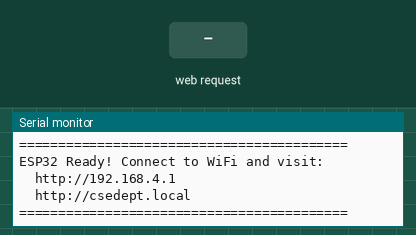
A sketch run on a simulated ESP32. Parts: the last lines printed to the serial monitor. Inputs (shaded band) come from the test bench. EEPROM starts erased.

Above: at 4.2 s.
4.3 s: HTTP request GET / received
At 5.3 s:
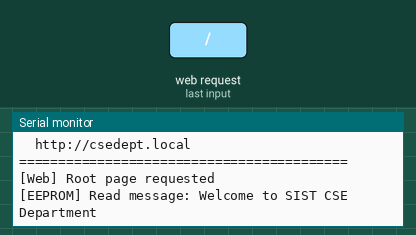
5.8 s: HTTP request GET /update received
At 7.3 s:
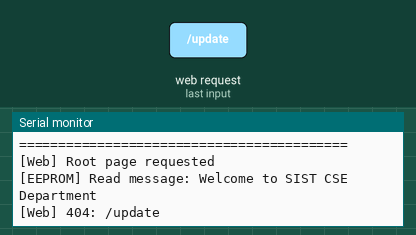

Measured:
- after the input at 4.3 s, the serial monitor: prints a new line at once (image 1)
- after the input at 5.8 s, the serial monitor: prints a new line at once (image 2)

The sketch:

P10_Display_ESP32.ino
```cpp
/*
 * ============================================================================
 * SCRATCH-FREE SCROLLING LED MESSAGE DISPLAY - ESP32 CODE
 * ============================================================================
 *
 * Project: Scrolling LED Message Display with P10 Panel
 * Author: N Poorna Prakash
 * Department: CSE (IoT & Automation)
 *
 * Description:
 *   This code runs on ESP32 and creates a WiFi Access Point with a web server.
 *   Users can connect to the WiFi and send messages through a web interface.
 *   Messages are sent to Arduino UNO via Serial communication.
 *
 * WiFi Credentials:
 *   SSID: SISTK_CSE_DISPLAY
 *   Password: 1001 000 000 101 01 10
 *   Web Access: http://192.168.4.1 or http://csedept.local
 *
 * Hardware Connections:
 *   ESP32 -> Arduino UNO:
 *   - GPIO17 (TX2) -> Arduino Pin 10
 *   - GND          -> Arduino GND
 *
 * ============================================================================
 */

#include <WiFi.h>
#include <WebServer.h>
#include <ESPmDNS.h>
#include <EEPROM.h>

// ============================================================================
// CONFIGURATION
// ============================================================================

// WiFi Access Point Credentials
const char* ap_ssid = "SISTK_CSE_DISPLAY";
const char* ap_password = "1001 000 000 101 01 10";

// mDNS hostname (access via http://csedept.local)
const char* mdns_hostname = "csedept";

// Static IP for Access Point
IPAddress local_ip(192, 168, 4, 1);
IPAddress gateway(192, 168, 4, 1);
IPAddress subnet(255, 255, 255, 0);

// Serial communication pins
#define SERIAL2_RX 16  // GPIO16 (not used, but defined)
#define SERIAL2_TX 17  // GPIO17 - Connect to Arduino Pin 10

// Web server port
WebServer server(80);

// Default message
const char* DEFAULT_MESSAGE = "Welcome to SIST CSE Department";

// ============================================================================
// HTML WEB INTERFACE
// ============================================================================

/**
 * Generate the HTML page for web interface
 * @param currentMessage - Currently displayed message
 * @return String - Complete HTML page
 */
String getHTMLPage(String currentMessage) {
  String html = R"rawliteral(
<!DOCTYPE html>
<html lang="en">
<head>
    <meta charset="UTF-8">
    <meta name="viewport" content="width=device-width, initial-scale=1.0, user-scalable=yes">
    <title>SIST CSE - LED Display Control</title>
    <style>
        * {
            margin: 0;
            padding: 0;
            box-sizing: border-box;
        }

        body {
            font-family: 'Segoe UI', Tahoma, Geneva, Verdana, sans-serif;
            background: linear-gradient(135deg, #667eea 0%, #764ba2 100%);
            min-height: 100vh;
            display: flex;
            justify-content: center;
            align-items: center;
            padding: 20px;
        }

        .container {
            background: white;
            border-radius: 20px;
            box-shadow: 0 20px 60px rgba(0,0,0,0.3);
            max-width: 500px;
            width: 100%;
            padding: 30px;
            animation: fadeIn 0.5s ease;
        }

        @keyframes fadeIn {
            from {
                opacity: 0;
                transform: translateY(-20px);
            }
            to {
                opacity: 1;
                transform: translateY(0);
            }
        }

        h1 {
            color: #333;
            text-align: center;
            margin-bottom: 5px;
            font-size: 24px;
        }

        .subtitle {
            text-align: center;
            color: #666;
            margin-bottom: 25px;
            font-size: 14px;
            border-bottom: 1px solid #eee;
            padding-bottom: 10px;
        }

        .current-message {
            background: linear-gradient(135deg, #667eea15 0%, #764ba215 100%);
            padding: 15px;
            border-radius: 12px;
            margin-bottom: 20px;
            border: 1px solid #667eea30;
        }

        .current-message label {
            font-weight: bold;
            color: #667eea;
            display: block;
            margin-bottom: 8px;
            font-size: 14px;
        }

        .current-message div {
            color: #333;
            font-size: 16px;
            word-break: break-word;
            font-family: monospace;
        }

        .message-input {
            margin-bottom: 20px;
        }

        .message-input label {
            display: block;
            margin-bottom: 8px;
            font-weight: bold;
            color: #555;
        }

        textarea {
            width: 100%;
            padding: 12px;
            border: 2px solid #e0e0e0;
            border-radius: 12px;
            font-size: 14px;
            font-family: monospace;
            resize: vertical;
            transition: all 0.3s;
        }

        textarea:focus {
            outline: none;
            border-color: #667eea;
            box-shadow: 0 0 0 3px rgba(102, 126, 234, 0.1);
        }

        button {
            width: 100%;
            padding: 14px;
            background: linear-gradient(135deg, #667eea 0%, #764ba2 100%);
            color: white;
            border: none;
            border-radius: 12px;
            font-size: 16px;
            font-weight: bold;
            cursor: pointer;
            transition: all 0.3s;
        }

        button:hover:not(:disabled) {
            transform: translateY(-2px);
            box-shadow: 0 5px 20px rgba(102, 126, 234, 0.4);
        }

        button:active:not(:disabled) {
            transform: translateY(0);
        }

        button:disabled {
            opacity: 0.6;
            cursor: not-allowed;
        }

        .status {
            margin-top: 20px;
            padding: 12px;
            border-radius: 12px;
            text-align: center;
            display: none;
            animation: slideIn 0.3s ease;
        }

        @keyframes slideIn {
            from {
                opacity: 0;
                transform: translateY(-10px);
            }
            to {
                opacity: 1;
                transform: translateY(0);
            }
        }

        .status.success {
            background: #d4edda;
            color: #155724;
            border: 1px solid #c3e6cb;
            display: block;
        }

        .status.error {
            background: #f8d7da;
            color: #721c24;
            border: 1px solid #f5c6cb;
            display: block;
        }

        .status.info {
            background: #d1ecf1;
            color: #0c5460;
            border: 1px solid #bee5eb;
            display: block;
        }

        .info-panel {
            margin-top: 20px;
            padding: 15px;
            background: #f8f9fa;
            border-radius: 12px;
            font-size: 12px;
        }

        .info-item {
            margin: 8px 0;
            display: flex;
            justify-content: space-between;
        }

        .info-label {
            font-weight: bold;
            color: #555;
        }

        .info-value {
            color: #667eea;
            font-family: monospace;
        }

        .footer {
            text-align: center;
            margin-top: 20px;
            padding-top: 15px;
            border-top: 1px solid #eee;
            font-size: 11px;
            color: #999;
        }

        @media (max-width: 480px) {
            .container {
                padding: 20px;
            }
            h1 {
                font-size: 20px;
            }
        }
    </style>
</head>
<body>
    <div class="container">
        <h1>📺 SIST CSE DISPLAY</h1>
        <div class="subtitle">Digital Notice Board Controller</div>

        <div class="current-message">
            <label>📝 CURRENT MESSAGE</label>
            <div id="currentMsg">)rawliteral" + currentMessage + R"rawliteral(</div>
        </div>

        <div class="message-input">
            <label>✏️ ENTER NEW MESSAGE</label>
            <textarea id="message" rows="4" placeholder="Type your message here...&#10;&#10;Examples:&#10;• Exam schedule released&#10;• Workshop tomorrow at 10 AM&#10;• Holiday on Friday"></textarea>
        </div>

        <button id="updateBtn" onclick="updateMessage()">🚀 UPDATE DISPLAY</button>

        <div id="status" class="status"></div>

        <div class="info-panel">
            <div class="info-item">
                <span class="info-label">📡 WiFi SSID:</span>
                <span class="info-value">SISTK_CSE_DISPLAY</span>
            </div>
            <div class="info-item">
                <span class="info-label">🔗 Web Access:</span>
                <span class="info-value">http://csedept.local</span>
            </div>
            <div class="info-item">
                <span class="info-label">🌐 IP Address:</span>
                <span class="info-value">192.168.4.1</span>
            </div>
            <div class="info-item">
                <span class="info-label">👤 Developer:</span>
                <span class="info-value">N Poorna Prakash</span>
            </div>
        </div>

        <div class="footer">
            Department of Computer Science and Engineering<br>
            (with Specialization in IoT & Automation)
        </div>
    </div>

    <script>
        const updateBtn = document.getElementById('updateBtn');
        const messageInput = document.getElementById('message');
        const statusDiv = document.getElementById('status');
        const currentMsgDiv = document.getElementById('currentMsg');

        function showStatus(message, type) {
            statusDiv.textContent = message;
            statusDiv.className = `status ${type}`;
            setTimeout(() => {
                statusDiv.className = 'status';
            }, 3000);
        }

        async function updateMessage() {
            const message = messageInput.value.trim();

            if (!message) {
                showStatus('⚠️ Please enter a message!', 'error');
                messageInput.focus();
                return;
            }

            if (message.length > 250) {
                showStatus('⚠️ Message too long! Maximum 250 characters.', 'error');
                return;
            }

            // Disable button and show loading
            const originalText = updateBtn.textContent;
            updateBtn.textContent = '⏳ UPDATING...';
            updateBtn.disabled = true;

            try {
                const response = await fetch('/update', {
                    method: 'POST',
                    headers: {
                        'Content-Type': 'application/x-www-form-urlencoded',
                    },
                    body: 'message=' + encodeURIComponent(message)
                });

                const result = await response.text();

                if (result === 'OK') {
                    showStatus('✅ Message updated successfully!', 'success');
                    currentMsgDiv.textContent = message;
                    messageInput.value = '';

                    // Clear the textarea
                    messageInput.value = '';

                    // Optional: Add a success animation
                    currentMsgDiv.style.animation = 'none';
                    setTimeout(() => {
                        currentMsgDiv.style.animation = 'fadeIn 0.5s ease';
                    }, 10);

                } else {
                    showStatus('❌ Update failed. Please try again.', 'error');
                }
            } catch (error) {
                console.error('Error:', error);
                showStatus('❌ Connection error! Make sure you are connected to the display WiFi.', 'error');
            } finally {
                updateBtn.textContent = originalText;
                updateBtn.disabled = false;
            }
        }

        // Allow Enter key to submit (Ctrl+Enter or Cmd+Enter)
        messageInput.addEventListener('keydown', (e) => {
            if ((e.ctrlKey || e.metaKey) && e.key === 'Enter') {
                e.preventDefault();
                updateMessage();
            }
        });

        // Auto focus on textarea
        messageInput.focus();
    </script>
</body>
</html>
)rawliteral";

  return html;
}

// ============================================================================
// EEPROM FUNCTIONS
// ============================================================================

/**
 * Read saved message from EEPROM
 * @return String - The stored message
 */
String readMessageFromEEPROM() {
  String message = "";
  EEPROM.begin(512);
  delay(10);

  int length = EEPROM.read(0);

  if (length > 0 && length <= 255) {
    for (int i = 0; i < length; i++) {
      char c = EEPROM.read(i + 1);
      if (c >= 32 && c <= 126) {
        message += c;
      }
    }
  }

  EEPROM.end();

  Serial.print("[EEPROM] Read message: ");
  Serial.println(message);

  return message;
}

/**
 * Save message to EEPROM
 * @param message - The message to save
 */
void saveMessageToEEPROM(String message) {
  EEPROM.begin(512);
  delay(10);

  int length = min(message.length(), 255);

  EEPROM.write(0, length);
  for (int i = 0; i < length; i++) {
    EEPROM.write(i + 1, message[i]);
  }

  EEPROM.commit();
  EEPROM.end();

  Serial.print("[EEPROM] Saved message: ");
  Serial.println(message);
}

// ============================================================================
// WEB SERVER HANDLERS
// ============================================================================

/**
 * Handle root web page request
 */
void handleRoot() {
  Serial.println("[Web] Root page requested");
  String currentMessage = readMessageFromEEPROM();
  if (currentMessage.length() == 0) {
    currentMessage = DEFAULT_MESSAGE;
  }
  server.send(200, "text/html", getHTMLPage(currentMessage));
}

/**
 * Handle message update request
 */
void handleUpdate() {
  Serial.println("[Web] Update request received");

  if (server.hasArg("message")) {
    String newMessage = server.arg("message");
    newMessage.trim();

    if (newMessage.length() > 0) {
      // Save to EEPROM
      saveMessageToEEPROM(newMessage);

      // Send to Arduino via Serial2
      Serial2.println(newMessage);

      Serial.print("[Serial] Sent to Arduino: ");
      Serial.println(newMessage);

      server.send(200, "text/plain", "OK");
    } else {
      server.send(400, "text/plain", "Empty message");
    }
  } else {
    server.send(400, "text/plain", "No message parameter");
  }
}

/**
 * Handle 404 not found
 */
void handleNotFound() {
  Serial.println("[Web] 404: " + server.uri());
  server.send(404, "text/plain", "404: Page Not Found\n\nAccess: http://192.168.4.1");
}

// ============================================================================
// SETUP FUNCTION
// ============================================================================

void setup() {
  // Initialize serial for debugging
  Serial.begin(115200);
  delay(1000);

  Serial.println("\n==========================================");
  Serial.println("P10 LED Display Controller - ESP32");
  Serial.println("Department of CSE (IoT & Automation)");
  Serial.println("==========================================\n");

  // Initialize Serial2 for Arduino communication
  Serial2.begin(9600, SERIAL_8N1, SERIAL2_RX, SERIAL2_TX);
  Serial.println("[Serial] Arduino communication initialized on GPIO17(TX)");

  // Initialize EEPROM
  EEPROM.begin(512);

  // Check and set default message if needed
  String savedMessage = readMessageFromEEPROM();
  if (savedMessage.length() == 0) {
    saveMessageToEEPROM(DEFAULT_MESSAGE);
    Serial.println("[EEPROM] Default message saved");
  }

  // Configure and start WiFi Access Point
  WiFi.mode(WIFI_AP);
  WiFi.softAPConfig(local_ip, gateway, subnet);
  WiFi.softAP(ap_ssid, ap_password);

  Serial.println("\n[WiFi] Access Point Started");
  Serial.print("  SSID: ");
  Serial.println(ap_ssid);
  Serial.print("  Password: ");
  Serial.println(ap_password);
  Serial.print("  IP Address: ");
  Serial.println(WiFi.softAPIP());

  // Setup mDNS
  if (MDNS.begin(mdns_hostname)) {
    Serial.print("[mDNS] Responder started: http://");
    Serial.print(mdns_hostname);
    Serial.println(".local/");
  } else {
    Serial.println("[mDNS] Error starting responder!");
  }

  // Setup web server routes
  server.on("/", handleRoot);
  server.on("/update", HTTP_POST, handleUpdate);
  server.onNotFound(handleNotFound);

  server.begin();
  Serial.println("[Web] Server started on port 80");

  // Send initial message to Arduino
  delay(2000);
  Serial2.println(savedMessage);
  Serial.print("[Serial] Initial message sent: ");
  Serial.println(savedMessage);

  Serial.println("\n==========================================");
  Serial.println("ESP32 Ready! Connect to WiFi and visit:");
  Serial.println("  http://192.168.4.1");
  Serial.println("  http://csedept.local");
  Serial.println("==========================================\n");
}

// ============================================================================
// MAIN LOOP
// ============================================================================

void loop() {
  // Handle web client requests
  server.handleClient();

  // Optional: Print connected clients count every 30 seconds
  static unsigned long lastDebug = 0;
  if (millis() - lastDebug > 30000) {
    int clients = WiFi.softAPgetStationNum();
    if (clients > 0) {
      Serial.printf("[WiFi] Connected clients: %d\n", clients);
    }
    lastDebug = millis();
  }
}

// ============================================================================
// END OF CODE
// ============================================================================
```
